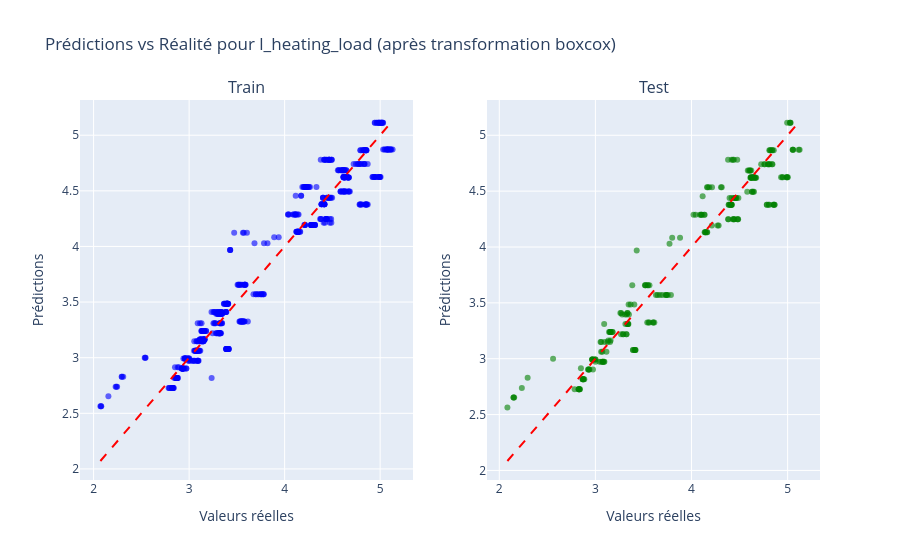
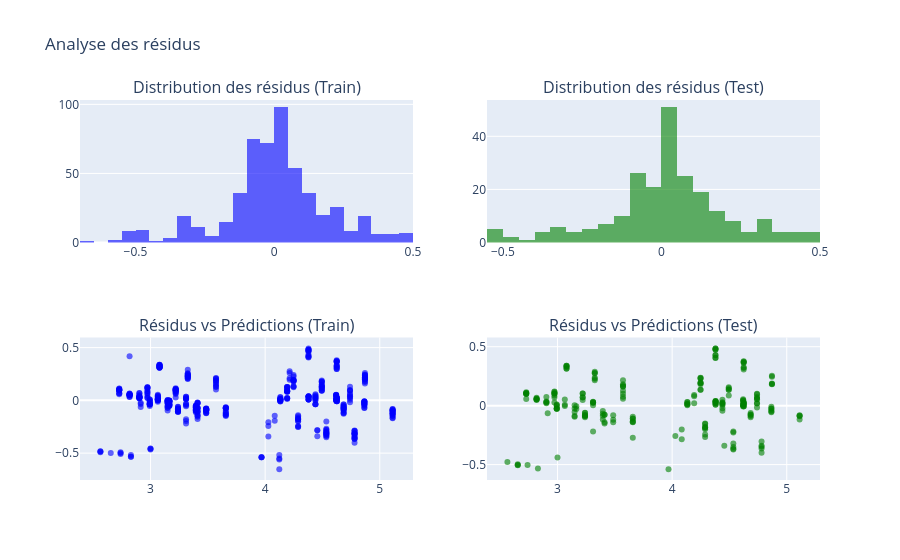
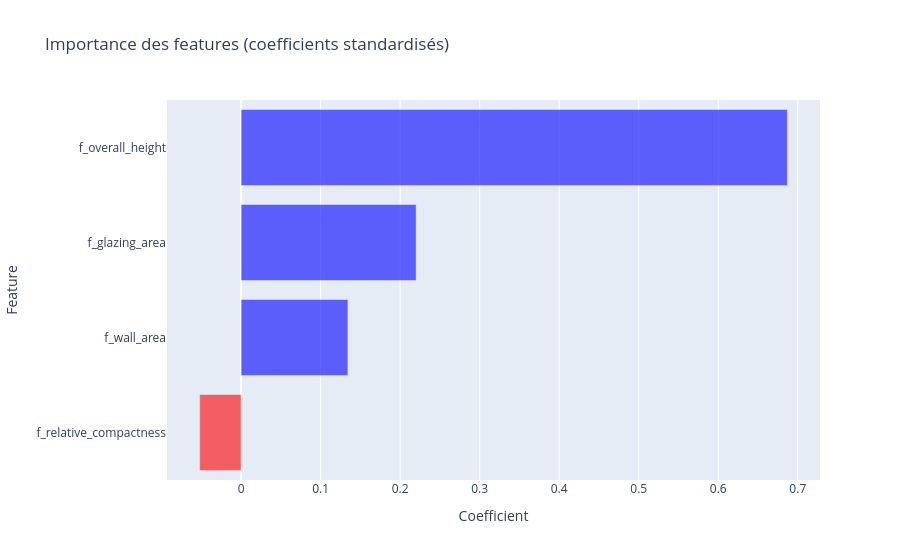

The cell these charts' notebook holds for them, in order:
### Markdown cell above
## 16. Analyse des résultats et visualisation des modèles

### Objectif
Analyser en détail les résultats des modèles sélectionnés :
1. Comparer les performances des différents modèles
2. Visualiser les prédictions vs réalité
3. Analyser les résidus
4. Identifier les features les plus importantes
5. Créer des visualisations interactives

### Code cell
import plotly.express as px
import plotly.graph_objects as go
from plotly.subplots import make_subplots
import seaborn as sns
from scipy import stats
from statsmodels.stats.diagnostic import het_breuschpagan  # Ajout de l'import

def visualize_model_results(X_train, X_test, y_train, y_test, y_pred_train, y_pred_test, 
                          model, features, label, transformation=None):
    """
    Crée un ensemble de visualisations pour analyser les résultats d'un modèle.
    """
    # 1. Prédictions vs Réalité
    fig1 = make_subplots(rows=1, cols=2, subplot_titles=('Train', 'Test'))
    
    fig1.add_trace(
        go.Scatter(x=y_train, y=y_pred_train, mode='markers',
                  name='Prédictions', marker=dict(color='blue', opacity=0.6)),
        row=1, col=1
    )
    fig1.add_trace(
        go.Scatter(x=[y_train.min(), y_train.max()],
                  y=[y_train.min(), y_train.max()],
                  mode='lines', name='y=x', line=dict(color='red', dash='dash')),
        row=1, col=1
    )
    
    fig1.add_trace(
        go.Scatter(x=y_test, y=y_pred_test, mode='markers',
                  name='Prédictions', marker=dict(color='green', opacity=0.6)),
        row=1, col=2
    )
    fig1.add_trace(
        go.Scatter(x=[y_test.min(), y_test.max()],
                  y=[y_test.min(), y_test.max()],
                  mode='lines', name='y=x', line=dict(color='red', dash='dash')),
        row=1, col=2
    )
    
    fig1.update_layout(
        title=f'Prédictions vs Réalité pour {label}' + 
              (f' (après transformation {transformation})' if transformation else ''),
        showlegend=False,
        height=500
    )
    fig1.update_xaxes(title_text='Valeurs réelles')
    fig1.update_yaxes(title_text='Prédictions')
    
    # 2. Analyse des résidus
    residus_train = y_train - y_pred_train
    residus_test = y_test - y_pred_test
    
    fig2 = make_subplots(rows=2, cols=2,
                        subplot_titles=('Distribution des résidus (Train)',
                                      'Distribution des résidus (Test)',
                                      'Résidus vs Prédictions (Train)',
                                      'Résidus vs Prédictions (Test)'))
    
    fig2.add_trace(
        go.Histogram(x=residus_train, name='Train',
                    marker=dict(color='blue', opacity=0.6)),
        row=1, col=1
    )
    fig2.add_trace(
        go.Histogram(x=residus_test, name='Test',
                    marker=dict(color='green', opacity=0.6)),
        row=1, col=2
    )
    
    fig2.add_trace(
        go.Scatter(x=y_pred_train, y=residus_train,
                  mode='markers', name='Train',
                  marker=dict(color='blue', opacity=0.6)),
        row=2, col=1
    )
    fig2.add_trace(
        go.Scatter(x=y_pred_test, y=residus_test,
                  mode='markers', name='Test',
                  marker=dict(color='green', opacity=0.6)),
        row=2, col=2
    )
    
    fig2.update_layout(
        title='Analyse des résidus',
        showlegend=False,
        height=800
    )
    
    # 3. Importance des features
    coef = pd.DataFrame({
        'Feature': features,
        'Coefficient': model.params[1:],
        'Abs_Coefficient': abs(model.params[1:]),
        'P_Value': model.pvalues[1:]
    }).sort_values('Abs_Coefficient', ascending=True)
    
    fig3 = go.Figure()
    fig3.add_trace(
        go.Bar(
            y=coef['Feature'],
            x=coef['Coefficient'],
            orientation='h',
            marker=dict(
                color=coef['Coefficient'].apply(
                    lambda x: 'red' if x < 0 else 'blue'
                ),
                opacity=0.6
            )
        )
    )
    
    fig3.update_layout(
        title='Importance des features (coefficients standardisés)',
        xaxis_title='Coefficient',
        yaxis_title='Feature',
        height=max(400, len(features) * 20)
    )
    
    fig1.show()
    fig2.show()
    fig3.show()
    
    print("Tests statistiques sur les résidus:")
    print("\nJeu d'entraînement:")
    print(f"Test de normalité (Shapiro-Wilk): p-value = {stats.shapiro(residus_train)[1]:.4f}")
    # Correction du test de Breusch-Pagan
    bp_test = het_breuschpagan(residus_train, sm.add_constant(X_train))
    print(f"Test d'homoscédasticité (Breusch-Pagan): p-value = {bp_test[1]:.4f}")
    
    print("\nJeu de test:")
    print(f"Test de normalité (Shapiro-Wilk): p-value = {stats.shapiro(residus_test)[1]:.4f}")
    # Correction du test de Breusch-Pagan
    bp_test = het_breuschpagan(residus_test, sm.add_constant(X_test))
    print(f"Test d'homoscédasticité (Breusch-Pagan): p-value = {bp_test[1]:.4f}")

# Analyser chaque modèle
for (file_name, label), best_model_info in best_features_dict.items():
    print(f"{'='*80}")
    print(f"Analyse du modèle pour {label} dans {file_name}")
    print(f"{'='*80}")
    
    df = normalized_data_converted_selected[file_name]
    features = best_model_info['features']
    transformation = best_model_info['transformation']
    
    X = df[features]
    y = df[label]
    if transformation and transformation.lower() != 'none':
        if transformation.lower() == 'log':
            y = np.log(y)
        elif transformation.lower() == 'sqrt':
            y = np.sqrt(y)
        elif transformation.lower() == 'square':
            y = y ** 2
        elif transformation.lower() == 'cube':
            y = y ** 3
        elif transformation.lower() == 'power4':
            y = y ** 4
        elif transformation.lower() == 'cbrt':
            y = np.cbrt(y)
        elif transformation.lower() == 'boxcox':
            y, _ = stats.boxcox(y)
    
    X_train, X_test, y_train, y_test = train_test_split(
        X, y, test_size=0.3, random_state=42
    )
    
    scaler = StandardScaler()
    X_train_scaled = scaler.fit_transform(X_train)
    X_test_scaled = scaler.transform(X_test)
    
    X_train_scaled = pd.DataFrame(X_train_scaled, columns=features, index=X_train.index)
    X_test_scaled = pd.DataFrame(X_test_scaled, columns=features, index=X_test.index)
    
    model = sm.OLS(y_train, sm.add_constant(X_train_scaled)).fit()
    
    y_pred_train = model.predict(sm.add_constant(X_train_scaled))
    y_pred_test = model.predict(sm.add_constant(X_test_scaled))
    
    visualize_model_results(
        X_train_scaled, X_test_scaled,
        y_train, y_test,
        y_pred_train, y_pred_test,
        model, features, label,
        transformation
    )

### Figure 1 — Plotly figure (JSON) as saved in the notebook; plotly's stock layout.template omitted (floating-point values rounded to 4 significant figures; data arrays with more than 128 entries replaced by an {"elided": "..."} marker saying what was removed)
{"data": [{"marker": {"color": "blue", "opacity": 0.6}, "mode": "markers", "name": "Prédictions", "type": "scatter", "x": {"elided": "537 float values"}, "xaxis": "x", "y": {"elided": "537 float values"}, "yaxis": "y"}, {"line": {"color": "red", "dash": "dash"}, "mode": "lines", "name": "y=x", "type": "scatter", "x": [2.071, 5.13], "xaxis": "x", "y": [2.071, 5.13], "yaxis": "y"}, {"marker": {"color": "green", "opacity": 0.6}, "mode": "markers", "name": "Prédictions", "type": "scatter", "x": {"elided": "231 float values"}, "xaxis": "x2", "y": {"elided": "231 float values"}, "yaxis": "y2"}, {"line": {"color": "red", "dash": "dash"}, "mode": "lines", "name": "y=x", "type": "scatter", "x": [2.084, 5.124], "xaxis": "x2", "y": [2.084, 5.124], "yaxis": "y2"}], "layout": {"annotations": [{"font": {"size": 16}, "showarrow": false, "text": "Train", "x": 0.225, "xanchor": "center", "xref": "paper", "y": 1, "yanchor": "bottom", "yref": "paper"}, {"font": {"size": 16}, "showarrow": false, "text": "Test", "x": 0.775, "xanchor": "center", "xref": "paper", "y": 1, "yanchor": "bottom", "yref": "paper"}], "autosize": true, "showlegend": false, "title": {"text": "Prédictions vs Réalité pour l_heating_load (après transformation boxcox)"}, "xaxis": {"anchor": "y", "autorange": true, "domain": [0, 0.45], "range": [1.841, 5.361], "title": {"text": "Valeurs réelles"}, "type": "linear"}, "xaxis2": {"anchor": "y2", "autorange": true, "domain": [0.55, 1], "range": [1.856, 5.353], "title": {"text": "Valeurs réelles"}, "type": "linear"}, "yaxis": {"anchor": "x", "autorange": true, "domain": [0, 1], "range": [1.9, 5.323], "title": {"text": "Prédictions"}, "type": "linear"}, "yaxis2": {"anchor": "x2", "autorange": true, "domain": [0, 1], "range": [1.914, 5.322], "title": {"text": "Prédictions"}, "type": "linear"}}}

### Figure 2 — Plotly figure (JSON) as saved in the notebook; plotly's stock layout.template omitted (floating-point values rounded to 4 significant figures; data arrays with more than 128 entries replaced by an {"elided": "..."} marker saying what was removed)
{"data": [{"marker": {"color": "blue", "opacity": 0.6}, "name": "Train", "type": "histogram", "x": {"elided": "537 float values"}, "xaxis": "x", "yaxis": "y"}, {"marker": {"color": "green", "opacity": 0.6}, "name": "Test", "type": "histogram", "x": {"elided": "231 float values"}, "xaxis": "x2", "yaxis": "y2"}, {"marker": {"color": "blue", "opacity": 0.6}, "mode": "markers", "name": "Train", "type": "scatter", "x": {"elided": "537 float values"}, "xaxis": "x3", "y": {"elided": "537 float values"}, "yaxis": "y3"}, {"marker": {"color": "green", "opacity": 0.6}, "mode": "markers", "name": "Test", "type": "scatter", "x": {"elided": "231 float values"}, "xaxis": "x4", "y": {"elided": "231 float values"}, "yaxis": "y4"}], "layout": {"annotations": [{"font": {"size": 16}, "showarrow": false, "text": "Distribution des résidus (Train)", "x": 0.225, "xanchor": "center", "xref": "paper", "y": 1, "yanchor": "bottom", "yref": "paper"}, {"font": {"size": 16}, "showarrow": false, "text": "Distribution des résidus (Test)", "x": 0.775, "xanchor": "center", "xref": "paper", "y": 1, "yanchor": "bottom", "yref": "paper"}, {"font": {"size": 16}, "showarrow": false, "text": "Résidus vs Prédictions (Train)", "x": 0.225, "xanchor": "center", "xref": "paper", "y": 0.375, "yanchor": "bottom", "yref": "paper"}, {"font": {"size": 16}, "showarrow": false, "text": "Résidus vs Prédictions (Test)", "x": 0.775, "xanchor": "center", "xref": "paper", "y": 0.375, "yanchor": "bottom", "yref": "paper"}], "autosize": true, "showlegend": false, "title": {"text": "Analyse des résidus"}, "xaxis": {"anchor": "y", "autorange": true, "domain": [0, 0.45], "range": [-0.7, 0.5], "type": "linear"}, "xaxis2": {"anchor": "y2", "autorange": true, "domain": [0.55, 1], "range": [-0.55, 0.5], "type": "linear"}, "xaxis3": {"anchor": "y3", "autorange": true, "domain": [0, 0.45], "range": [2.37, 5.304], "type": "linear"}, "xaxis4": {"anchor": "y4", "autorange": true, "domain": [0.55, 1], "range": [2.37, 5.304], "type": "linear"}, "yaxis": {"anchor": "x", "autorange": true, "domain": [0.625, 1], "range": [0, 103.2]}, "yaxis2": {"anchor": "x2", "autorange": true, "domain": [0.625, 1], "range": [0, 53.68]}, "yaxis3": {"anchor": "x3", "autorange": true, "domain": [0, 0.375], "range": [-0.7387, 0.5797], "type": "linear"}, "yaxis4": {"anchor": "x4", "autorange": true, "domain": [0, 0.375], "range": [-0.6165, 0.5639], "type": "linear"}}}

### Figure 3 — Plotly figure (JSON) as saved in the notebook; plotly's stock layout.template omitted (floating-point values rounded to 4 significant figures)
{"data": [{"marker": {"color": ["red", "blue", "blue", "blue"], "opacity": 0.6}, "orientation": "h", "type": "bar", "x": [-0.05211, 0.1343, 0.2201, 0.6869], "y": ["f_relative_compactness", "f_wall_area", "f_glazing_area", "f_overall_height"]}], "layout": {"autosize": true, "title": {"text": "Importance des features (coefficients standardisés)"}, "xaxis": {"autorange": true, "range": [-0.09316, 0.7279], "title": {"text": "Coefficient"}, "type": "linear"}, "yaxis": {"autorange": true, "range": [-0.5, 3.5], "title": {"text": "Feature"}, "type": "category"}}}
